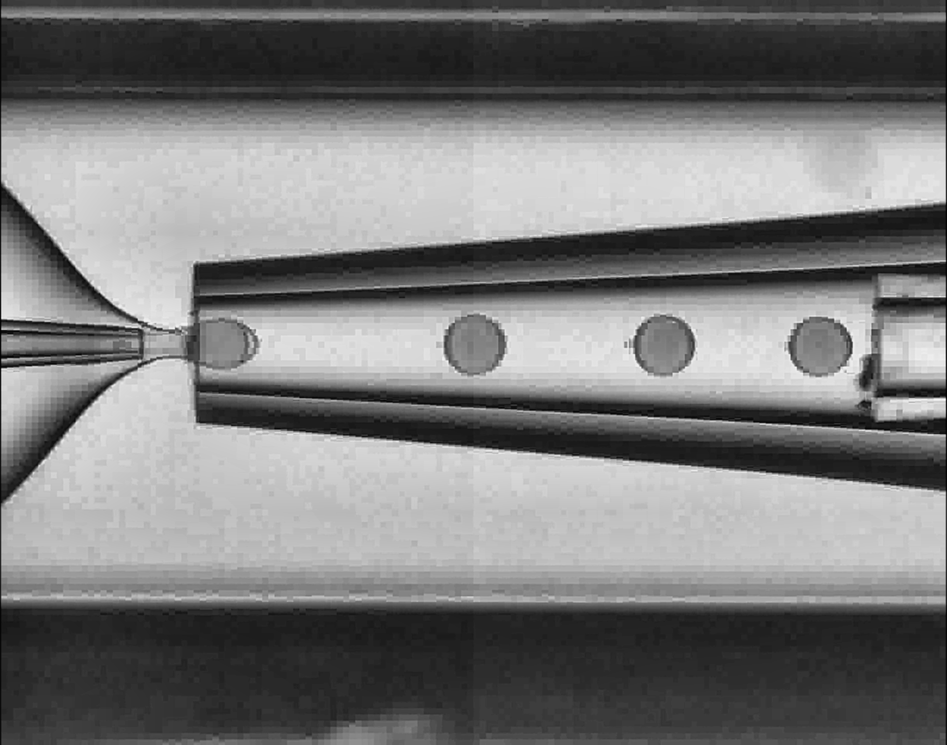
#> input picture img_proc_debug.png, 947 x 745 px, shrunk from 2031 x 1599 before the run, found by its file name
$ python segment.py
#> lines starting #> are read from the running program, lines starting #| are printed output that depends on the picture; after the words box and inside, x2 and y2 are one past the last pixel; in counts of white or black regions, pixels touching at a corner belong together
import cv2
import numpy as np


# =======================
# 工具函数：填补二值图中的“洞”
# =======================
def fill_holes(binary: np.ndarray) -> np.ndarray:
    """
    对二值图像进行“填洞”操作：
    - 输入 binary: uint8, 0/255，液滴=255，背景=0
    - 输出 filled: uint8, 0/255，液滴内部的小黑洞会被填成白色

    原理：
    1. 用 floodFill 从背景（左上角）开始泛洪，把背景全部填成白色
    2. 取反得到只有“洞”的图
    3. 和原二值图做 OR，把洞补回去
    """
    h, w = binary.shape[:2]

    # 复制一份作为 floodFill 的输入
    flood = binary.copy()

    # floodFill 的 mask 必须比原图大 2 像素
    mask = np.zeros((h + 2, w + 2), np.uint8)

    # 从 (0, 0) 作为背景种子点开始泛洪，新的填充值为 255（白）
    cv2.floodFill(flood, mask, seedPoint=(0, 0), newVal=255)

    # 现在 flood 中：背景区域 = 255，洞 = 0，液滴区域原样保留
    # 取反后：背景 = 0，洞 = 255，液滴边缘附近也保留一圈
    flood_inv = cv2.bitwise_not(flood)

    # 原二值图 OR 上“洞图”，把洞填回去
    filled = binary | flood_inv

    return filled


# =======================================
# 工具函数：可选的分水岭分割（用于轻微粘连）
# =======================================
# [50 lines left out: function watershed_separation, not called in this run]


# =======================
# 主函数：分割液滴
# =======================
def segment(
    img_proc: np.ndarray,
    thr: int = 120,
    use_watershed: bool = False
):
    """
    对预处理后的灰度图进行分割。

    输入：
        img_proc: 预处理后的灰度图，uint8，0~255
        thr: 固定阈值（液滴暗，背景亮） —— 可根据直方图手动调整
        use_watershed: 是否启用分水岭分割（一般在液滴有轻微粘连时使用）

    输出：
        binary: 填洞 + 形态学处理后的二值图 (uint8, 0/255)
        edges: Canny 边缘图 (uint8, 0/255)
        markers:
            - 如果 use_watershed=True：返回分水岭标签图 (int32)
            - 如果 use_watershed=False：返回 None

    推荐使用方式：
        1) 先调用 segment() 得到 binary, edges, markers
        2) 再在 contour.py 中基于 binary 或 markers 提取轮廓
    """

    # ---------- Step 1: 固定阈值 ----------
    # 液滴比背景暗，所以用 THRESH_BINARY_INV：
    #   灰度 < thr 的液滴区域 → 变成 255（白）
    #   灰度 >= thr 的背景区域 → 变成 0（黑）
    #
    # thr 的选择建议：
    #   - 先画直方图，看液滴峰和背景峰
    #   - 选在“中间谷值附近”（比如液滴在 40~50，背景在 190~200，可以选 120 左右）
    _, binary = cv2.threshold(
        img_proc,
        thr,
        255,
        cv2.THRESH_BINARY_INV
    )

    # ---------- Step 2: 填洞 ----------
    # 如果液滴内部有亮斑（灰度高于 thr），阈值后会出现黑洞。
    # 填洞后，液滴区域会变成一个实心的白色区域，便于后续轮廓提取。
    binary = fill_holes(binary)

    # ---------- Step 3: 形态学闭运算 ----------
    # 作用：
    #   - 闭合边缘上的小缺口（尤其是锯齿边缘中间的小裂缝）
    #   - 连接非常窄的小断裂，让轮廓更加连续、光滑
    kernel = np.ones((3, 3), np.uint8)
    binary = cv2.morphologyEx(binary, cv2.MORPH_CLOSE, kernel, iterations=1)

    # ---------- Step 4: Canny 边缘（用于可视化/调试） ----------
    # Canny 直接作用在 binary 上，这样边缘非常干净：
    #   - 不受背景纹理影响
    #   - 只在液滴轮廓附近有响应
    edges = cv2.Canny(binary, 50, 150)

    # ---------- Step 5: 可选的分水岭 ----------
    # 如果液滴基本不粘连，可以关闭分水岭：
    #   use_watershed = False
    # 如果你发现有些液滴轻微粘在一起，可以打开：
    #   use_watershed = True
    if use_watershed:
        markers = watershed_separation(binary)
    else:
        markers = None

    return binary, edges, markers


# =======================
# 简单自测入口（可选）
# =======================
if __name__ == "__main__":
    """
    这是一个简单的自测代码：
    - 假设你有一张预处理后的灰度图 "img_proc_debug.png"
    - 直接运行 python segment.py 就能看到分割效果
    """
    img_proc = cv2.imread("img_proc_debug.png", cv2.IMREAD_GRAYSCALE)
#> img_proc is the input picture: shape (745, 947); min 1, max 251, mean 121.4
    if img_proc is None:
        print("无法读取 img_proc_debug.png，请检查路径。")
        exit(0)

    binary, edges, markers = segment(img_proc, thr=120, use_watershed=False)
#> in segment, `_, binary = cv2.threshold( img_proc, thr, 255, cv2.THRESH_BINARY_INV )`:
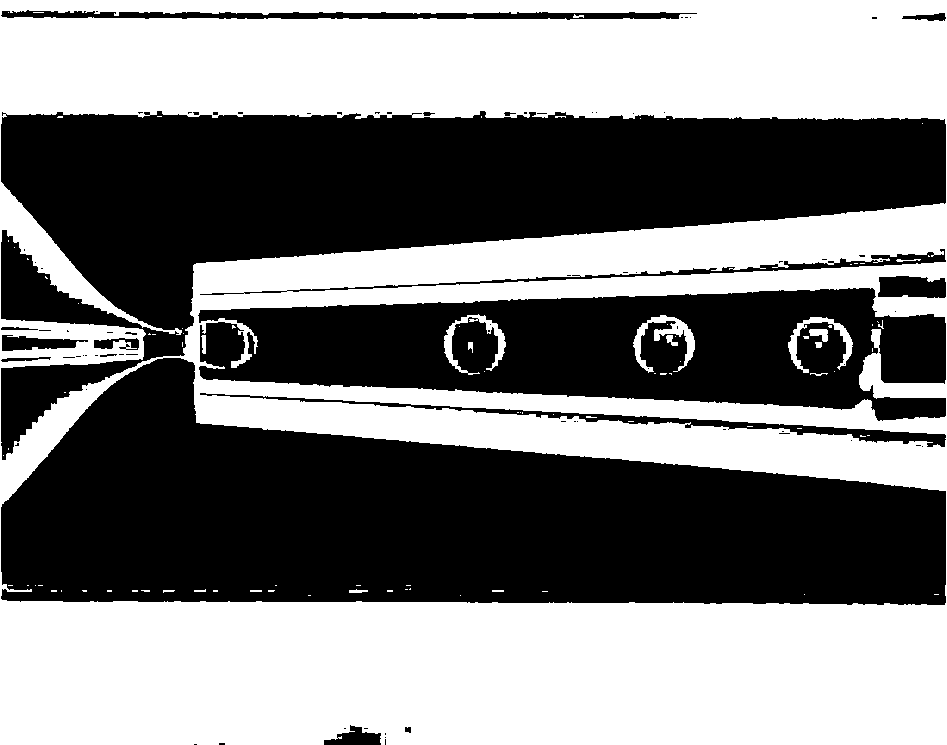
#> binary: shape (745, 947); 49.3% white; 92 white regions (75 under 20 px), largest, box (x1, y1, x2, y2) and area: (0, 0, 947, 745) 344215, (633, 315, 695, 373) 1093, (444, 314, 506, 375) 907
#> in fill_holes, `filled = binary | flood_inv`: filled: shape (745, 947); every value is 255
#> in segment, `edges = cv2.Canny(binary, 50, 150)`: edges: shape (745, 947); every value is 0

    cv2.imshow("img_proc", img_proc)
    cv2.imshow("binary", binary)
    cv2.imshow("edges", edges)

    if markers is not None:
        # 简单可视化分水岭标签：把 int32 映射到伪彩色
        markers_vis = cv2.convertScaleAbs(markers, alpha=10)
        markers_vis = cv2.applyColorMap(markers_vis, cv2.COLORMAP_JET)
        cv2.imshow("markers", markers_vis)

    cv2.waitKey(0)
    cv2.destroyAllWindows()
